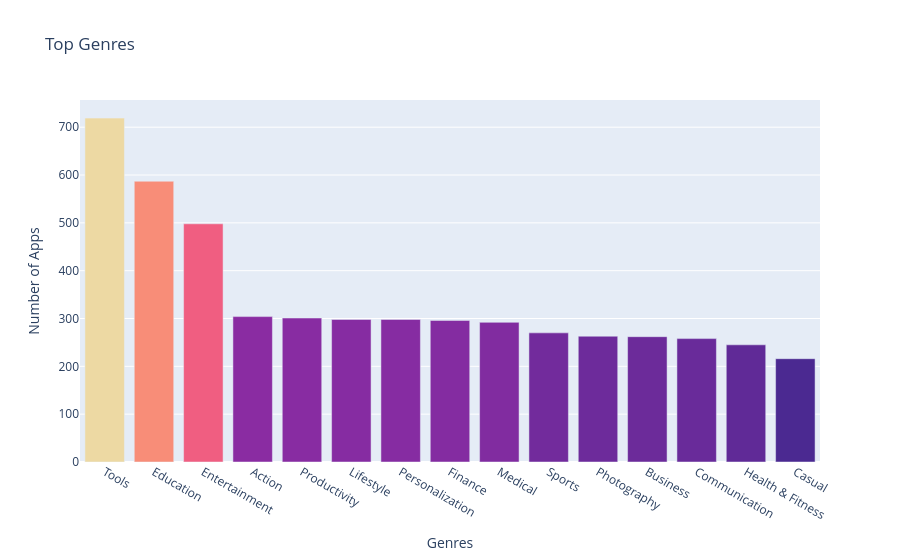

Notebook code cell kept with this figure:
### Markdown cell above
**Challenge**: Can you create this chart with the Series containing the genre data? 

<img src=https://imgur.com/DbcoQli.png width=400>

Try experimenting with the built in colour scales in Plotly. You can find a full list [here](https://plotly.com/python/builtin-colorscales/). 

* Find a way to set the colour scale using the color_continuous_scale parameter. 
* Find a way to make the color axis disappear by using coloraxis_showscale.

### Code cell
# bar = express.bar(x=top_10_apps.index, y=top_10_apps.values)
bar = express.bar(x=num_genres.index[:15], y=num_genres.values[:15],  
                title='Top Genres',
                hover_name=num_genres.index[:15],
                color=num_genres.values[:15],
                color_continuous_scale='Agsunset' )
bar.update_layout(xaxis_title='Genres', yaxis_title='Number of Apps', coloraxis_showscale=False)
bar.show()

### Figure 1 — Plotly figure (JSON) as saved in the notebook; plotly's stock layout.template omitted (floating-point values rounded to 4 significant figures)
{"data": [{"hovertemplate": "<b>%{hovertext}</b><br><br>x=%{x}<br>y=%{y}<br>color=%{marker.color}<extra></extra>", "hovertext": ["Tools", "Education", "Entertainment", "Action", "Productivity", "Lifestyle", "Personalization", "Finance", "Medical", "Sports", "Photography", "Business", "Communication", "Health & Fitness", "Casual"], "legendgroup": "", "marker": {"color": [719, 587, 498, 304, 301, 298, 298, 296, 292, 270, 263, 262, 258, 245, 216], "coloraxis": "coloraxis", "pattern": {"shape": ""}}, "name": "", "orientation": "v", "showlegend": false, "textposition": "auto", "type": "bar", "x": ["Tools", "Education", "Entertainment", "Action", "Productivity", "Lifestyle", "Personalization", "Finance", "Medical", "Sports", "Photography", "Business", "Communication", "Health & Fitness", "Casual"], "xaxis": "x", "y": [719, 587, 498, 304, 301, 298, 298, 296, 292, 270, 263, 262, 258, 245, 216], "yaxis": "y"}], "layout": {"barmode": "relative", "coloraxis": {"autocolorscale": false, "colorbar": {"title": {"text": "color"}}, "colorscale": [[0, "rgb(75, 41, 145)"], [0.1667, "rgb(135, 44, 162)"], [0.3333, "rgb(192, 54, 157)"], [0.5, "rgb(234, 79, 136)"], [0.6667, "rgb(250, 120, 118)"], [0.8333, "rgb(246, 169, 122)"], [1, "rgb(237, 217, 163)"]], "showscale": false}, "legend": {"tracegroupgap": 0}, "title": {"text": "Top Genres"}, "xaxis": {"anchor": "y", "domain": [0, 1], "title": {"text": "Genres"}}, "yaxis": {"anchor": "x", "domain": [0, 1], "title": {"text": "Number of Apps"}}}}
